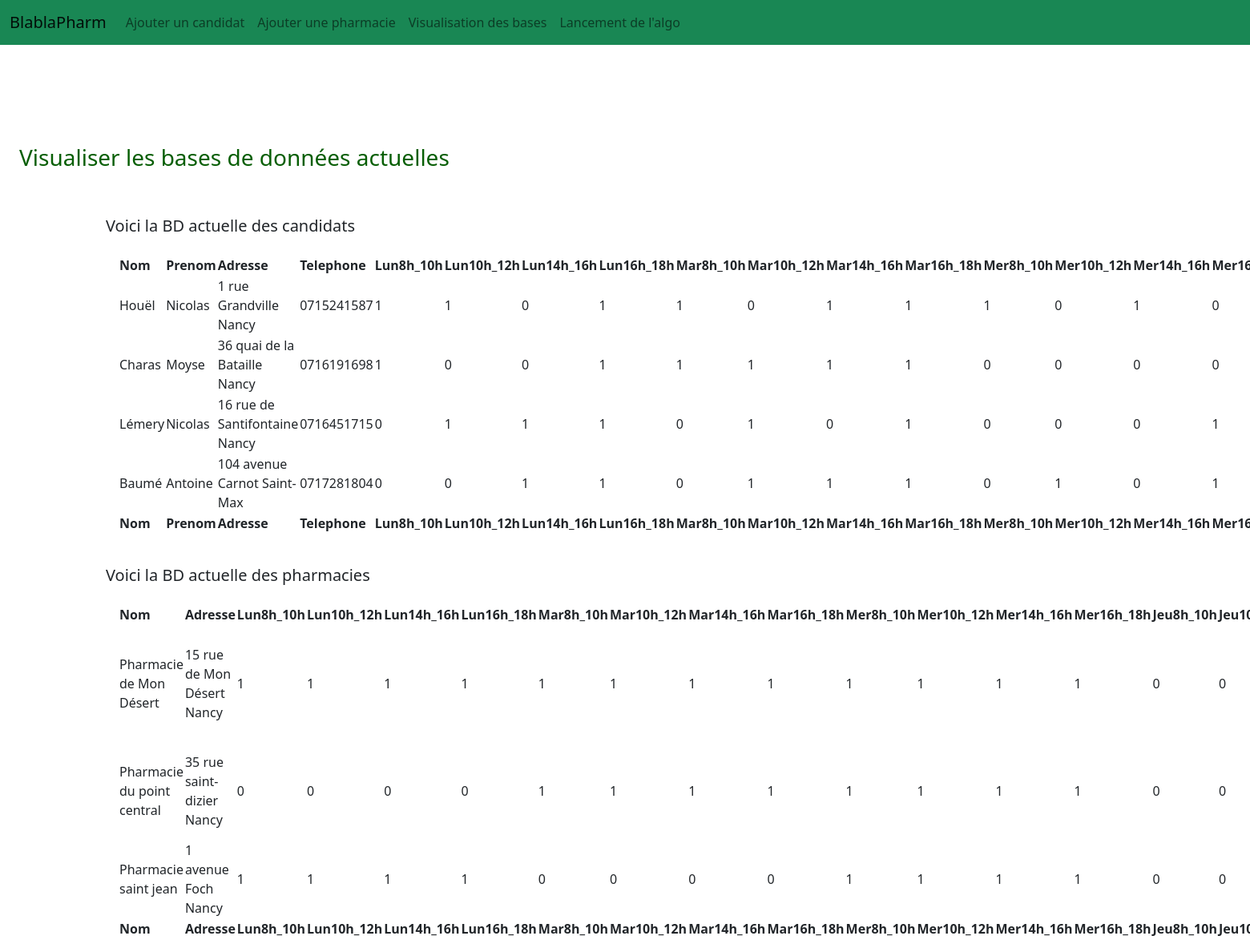
Screenshot of /visualisation with the database file from the repository.
### tables this page shows
CREATE TABLE Candidats (
    Nom TEXT PRIMARY KEY,
    Prenom TEXT,
    Addresse TEXT,
    Telephone TEXT,
    Lun8h_10h INTEGER,
    Lun10h_12h INTEGER,
    Lun14h_16h INTEGER,
    Lun16h_18h INTEGER,
    Mar8h_10h INTEGER,
    Mar10h_12h INTEGER,
    Mar14h_16h INTEGER,
    Mar16h_18h INTEGER,
    Mer8h_10h INTEGER,
    Mer10h_12h INTEGER,
    Mer14h_16h INTEGER,
    Mer16h_18h INTEGER,
    Jeu8h_10h INTEGER,
    Jeu10h_12h INTEGER,
    Jeu14h_16h INTEGER,
    Jeu16h_18h INTEGER,
    Ven8h_10h INTEGER,
    Ven10h_12h INTEGER,
    Ven14h_16h INTEGER,
    Ven16h_18h INTEGER,
    Competences TEXT
);

CREATE TABLE Pharmacies (
    Nom TEXT PRIMARY KEY,
    Addresse TEXT,
    Lun8h_10h INTEGER,
    Lun10h_12h INTEGER,
    Lun14h_16h INTEGER,
    Lun16h_18h INTEGER,
    Mar8h_10h INTEGER,
    Mar10h_12h INTEGER,
    Mar14h_16h INTEGER,
    Mar16h_18h INTEGER,
    Mer8h_10h INTEGER,
    Mer10h_12h INTEGER,
    Mer14h_16h INTEGER,
    Mer16h_18h INTEGER,
    Jeu8h_10h INTEGER,
    Jeu10h_12h INTEGER,
    Jeu14h_16h INTEGER,
    Jeu16h_18h INTEGER,
    Ven8h_10h INTEGER,
    Ven10h_12h INTEGER,
    Ven14h_16h INTEGER,
    Ven16h_18h INTEGER,
    Competences TEXT,
    Description_poste TEXT
);

### website/views.py (the view)
@views.route('/visualisation')
def visualisation():
    cc = query_db('select * from Candidats')
    for i in range(len(cc)):
        cc[i]=list(cc[i])
    dd = query_db('select * from Pharmacies')
    for i in range(len(dd)):
        dd[i]=list(dd[i])
    return render_template("visualisation.html" ,elem=cc ,element=dd)

### website/views.py (called while the page is built)
def get_db(): # cette fonction permet de créer une connexion à la base ou de récupérer la connexion existante
 db = getattr(g, '_database', None)
 if db is None:
  db = g._database = sqlite3.connect(DATABASE)
 return db

def query_db(query, args=(), one=False):
    conn = get_db()
    cur=conn.cursor()
    cur.execute(query,args)
    conn.commit()
    rv = cur.fetchall()
    cur.close()
    return (rv[0] if rv else None) if one else rv

@views.teardown_request
def close_connection(exception):
    db=getattr(g, '_database', None)
    if db is not None:
        db.close()

### website/templates/visualisation.html (shortened to what this page needs)
{% extends "base.html" %} {% block title %}Home{% endblock %} {% block content
    %}
    <h3 class="mt-4 d-flex" style="color:#075e04">Visualiser les bases de données actuelles</h3>
    <br>
        <div class="container">
            <div class="row align-items-start">
              <div class="col">
                <h5 class="mt-4 d-flex">Voici la BD actuelle des candidats</h5>
                <div class="card-body">
                  <table id="datatablesSimple">
                      <thead>
                          <tr>
                              <th>Nom</th>
                              <th>Prenom</th>
                              <th>Adresse</th>
                              <th>Telephone</th>
                              <th>Lun8h_10h</th>
                              <th>Lun10h_12h</th>
                              <th>Lun14h_16h</th>
                              <th>Lun16h_18h</th>
                              <th>Mar8h_10h</th>
                              <th>Mar10h_12h</th>
                              <th>Mar14h_16h</th>
                              <th>Mar16h_18h</th>
                              <th>Mer8h_10h</th>
                              <th>Mer10h_12h</th>
                              <th>Mer14h_16h</th>
                              <th>Mer16h_18h</th>
                          </tr>
                      </thead>
                      <tfoot>
                        <tr>
                          <th>Nom</th>
                          <th>Prenom</th>
                          <th>Adresse</th>
                          <th>Telephone</th>
                          <th>Lun8h_10h</th>
                          <th>Lun10h_12h</th>
                          <th>Lun14h_16h</th>
                          <th>Lun16h_18h</th>
                          <th>Mar8h_10h</th>
                          <th>Mar10h_12h</th>
                          <th>Mar14h_16h</th>
                          <th>Mar16h_18h</th>
                          <th>Mer8h_10h</th>
                          <th>Mer10h_12h</th>
                          <th>Mer14h_16h</th>
                          <th>Mer16h_18h</th>
                      </tr>
                      </tfoot>
                      <tbody>
                          {% for e in elem %}
                          <tr>
                              <td>{{e[0]}}</td>
                              <td>{{e[1]}}</td>
                              <td>{{e[2]}}</td>
                              <td>{{e[3]}}</td>
                              <td>{{e[4]}}</td>
                              <td>{{e[5]}}</td>
                              <td>{{e[6]}}</td>
                              <td>{{e[7]}}</td>
                              <td>{{e[8]}}</td>
                              <td>{{e[9]}}</td>
                              <td>{{e[10]}}</td>
                              <td>{{e[11]}}</td>
                              <td>{{e[12]}}</td>
                              <td>{{e[13]}}</td>
                              <td>{{e[14]}}</td>
                              <td>{{e[15]}}</td>
                          </tr>
                          {% endfor %}
                      </tbody>
                  </table>
              </div>
              </div>
            </div>
        </div>
        <div class="container">
            <div class="row align-items-start">
              <div class="col">
                <h5 class="mt-4 d-flex">Voici la BD actuelle des pharmacies</h5>
                <div class="card-body">
                  <table id="datatablesSimple2">
                      <thead>
                          <tr>
                            <th>Nom</th>
                            <th>Adresse</th>
                            <th>Lun8h_10h</th>
                            <th>Lun10h_12h</th>
                            <th>Lun14h_16h</th>
                            <th>Lun16h_18h</th>
                            <th>Mar8h_10h</th>
                            <th>Mar10h_12h</th>
                            <th>Mar14h_16h</th>
                            <th>Mar16h_18h</th>
                            <th>Mer8h_10h</th>
                            <th>Mer10h_12h</th>
                            <th>Mer14h_16h</th>
                            <th>Mer16h_18h</th>
                            <th>Jeu8h_10h</th>
                            <th>Jeu10h_12h</th>
                          </tr>
                      </thead>
                      <tfoot>
                        <tr>
                            <th>Nom</th>
                            <th>Adresse</th>
                            <th>Lun8h_10h</th>
                            <th>Lun10h_12h</th>
                            <th>Lun14h_16h</th>
                            <th>Lun16h_18h</th>
                            <th>Mar8h_10h</th>
                            <th>Mar10h_12h</th>
                            <th>Mar14h_16h</th>
                            <th>Mar16h_18h</th>
                            <th>Mer8h_10h</th>
                            <th>Mer10h_12h</th>
                            <th>Mer14h_16h</th>
                            <th>Mer16h_18h</th>
                            <th>Jeu8h_10h</th>
                            <th>Jeu10h_12h</th>
                      </tr>
                      </tfoot>
                      <tbody>
                          {% for e in element %}
                          <tr>
                              <td>{{e[0]}}</td>
                              <td>{{e[1]}}</td>
                              <td>{{e[2]}}</td>
                              <td>{{e[3]}}</td>
                              <td>{{e[4]}}</td>
                              <td>{{e[5]}}</td>
                              <td>{{e[6]}}</td>
                              <td>{{e[7]}}</td>
                              <td>{{e[8]}}</td>
                              <td>{{e[9]}}</td>
                              <td>{{e[10]}}</td>
                              <td>{{e[11]}}</td>
                              <td>{{e[12]}}</td>
                              <td>{{e[13]}}</td>
                              <td>{{e[14]}}</td>
                              <td>{{e[15]}}</td>
                          </tr>
                          {% endfor %}
                      </tbody>
                  </table>
              </div>
              </div>
            </div>
        </div>
    {% endblock %}

### website/templates/base.html (shortened to what this page needs)
<!DOCTYPE html>
<html lang="en">
    <head>
        <link href="https://cdn.jsdelivr.net/npm/simple-datatables@latest/dist/style.css" rel="stylesheet" />
        <link href="static/css/styles.css" rel="stylesheet" />
    </head>
    <body class="sb-nav-fixed sb-sidenav-toggled">
        <nav class="navbar navbar-expand-lg navbar-light bg-success">
            <div class="container-fluid">
              <a class="navbar-brand active" id="nav-home-tab" href="/">BlablaPharm</a>
              <div class="collapse navbar-collapse" id="navbarNavDropdown">
                <ul class="navbar-nav">
                  <li class="nav-item">
                    <a class="nav-link" href="/ajoutcand">Ajouter un candidat</a>
                  </li>
                  <li class="nav-item">
                    <a class="nav-link" href="/ajoutpharma">Ajouter une pharmacie</a>
                  </li>
                  <li class="nav-item">
                    <a class="nav-link" href="/visualisation">Visualisation des bases</a>
                  </li>
                  <li class="nav-item">
                    <a class="nav-link" href="/algo">Lancement de l'algo</a>
                  </li>
                </ul>
              </div>
            </div>
          </nav>
        <div id="layoutSidenav">
            <div id="layoutSidenav_content">
                <main>
                    <div class="container-fluid px-4">
                    {% block content %}
                    {% endblock %}
                    </div>
                </main>
            </div>
        </div>
    </body>
</html>

### rows the page displays
Candidats: Nom "Houël", Prenom "Nicolas", Addresse "1 rue Grandville Nancy", Telephone "0715241587", Lun8h_10h "1", Lun10h_12h "1", Lun14h_16h "0", Lun16h_18h "1", Mar8h_10h "1", Mar10h_12h "0", Mar14h_16h "1", Mar16h_18h "1", Mer8h_10h "1", Mer10h_12h "0", Mer14h_16h "1", Mer16h_18h "0"
Candidats: Nom "Charas", Prenom "Moyse", Addresse "36 quai de la Bataille Nancy", Telephone "0716191698", Lun8h_10h "1", Lun10h_12h "0", Lun14h_16h "0", Lun16h_18h "1", Mar8h_10h "1", Mar10h_12h "1", Mar14h_16h "1", Mar16h_18h "1", Mer8h_10h "0", Mer10h_12h "0", Mer14h_16h "0", Mer16h_18h "0"
Candidats: Nom "Lémery", Prenom "Nicolas", Addresse "16 rue de Santifontaine Nancy", Telephone "0716451715", Lun8h_10h "0", Lun10h_12h "1", Lun14h_16h "1", Lun16h_18h "1", Mar8h_10h "0", Mar10h_12h "1", Mar14h_16h "0", Mar16h_18h "1", Mer8h_10h "0", Mer10h_12h "0", Mer14h_16h "0", Mer16h_18h "1"
Candidats: Nom "Baumé", Prenom "Antoine", Addresse "104 avenue Carnot Saint-Max", Telephone "0717281804", Lun8h_10h "0", Lun10h_12h "0", Lun14h_16h "1", Lun16h_18h "1", Mar8h_10h "0", Mar10h_12h "1", Mar14h_16h "1", Mar16h_18h "1", Mer8h_10h "0", Mer10h_12h "1", Mer14h_16h "0", Mer16h_18h "1"
Pharmacies: Nom "Pharmacie de Mon Désert", Addresse "15 rue de Mon Désert Nancy", Lun8h_10h "1", Lun10h_12h "1", Lun14h_16h "1", Lun16h_18h "1", Mar8h_10h "1", Mar10h_12h "1", Mar14h_16h "1", Mar16h_18h "1", Mer8h_10h "1", Mer10h_12h "1", Mer14h_16h "1", Mer16h_18h "1", Jeu8h_10h "0", Jeu10h_12h "0"
Pharmacies: Nom "Pharmacie du point central", Addresse "35 rue saint-dizier Nancy", Lun8h_10h "0", Lun10h_12h "0", Lun14h_16h "0", Lun16h_18h "0", Mar8h_10h "1", Mar10h_12h "1", Mar14h_16h "1", Mar16h_18h "1", Mer8h_10h "1", Mer10h_12h "1", Mer14h_16h "1", Mer16h_18h "1", Jeu8h_10h "0", Jeu10h_12h "0"
Pharmacies: Nom "Pharmacie saint jean", Addresse "1 avenue Foch Nancy", Lun8h_10h "1", Lun10h_12h "1", Lun14h_16h "1", Lun16h_18h "1", Mar8h_10h "0", Mar10h_12h "0", Mar14h_16h "0", Mar16h_18h "0", Mer8h_10h "1", Mer10h_12h "1", Mer14h_16h "1", Mer16h_18h "1", Jeu8h_10h "0", Jeu10h_12h "0"
